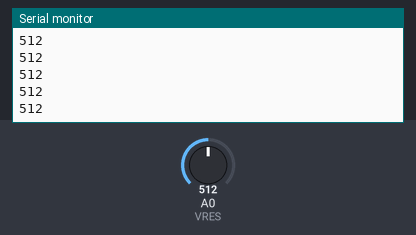
The sketch below on a simulated Arduino Uno, built with avr-gcc and run on an emulated ATmega328P. Parts: the last lines printed to the serial monitor. Inputs (shaded band) come from the test bench; at power-on: A0 (VRES) = 512.

Above: at 1.2 s.
1.3 s: A0 (VRES) set to 716
At 1.56 s:
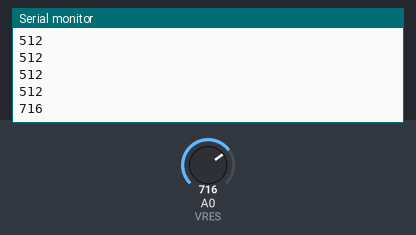
2.8 s: A0 (VRES) set to 900
At 2.96 s:
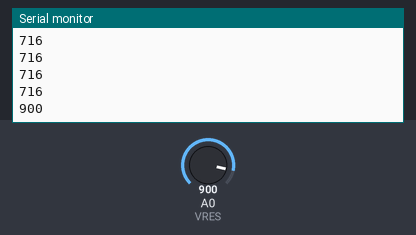
Timing chart, 0 to 5.8 s (numbered marks = the images above; inputs shaded):
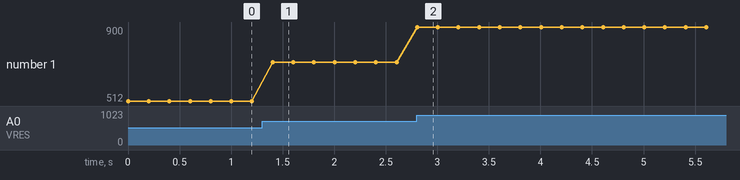

Measured:
- after the input at 1.3 s, the serial monitor: prints a new line after 0.10 s (image 1)
- after the input at 2.8 s, the serial monitor: prints a new line at once (image 2)
- plotted number 1: 512 → 716 after the input at 1.3 s, 716 → 900 after the input at 2.8 s

The sketch:

practice_06.ino
```cpp
// 可変抵抗のピン番号
int VRES = 0;
// 可変抵抗の値
int vresVal = 0;

void setup() {
	// シリアル通信の開始
	Serial.begin(9600);
}

void loop() {
	// アナログ値でデータを取得
	vresVal = analogRead(VRES);

	// シリアルモニターで確認
	Serial.print(vresVal);
	Serial.println();

	// 適度な間隔を開ける
	delay(200);
}
```
